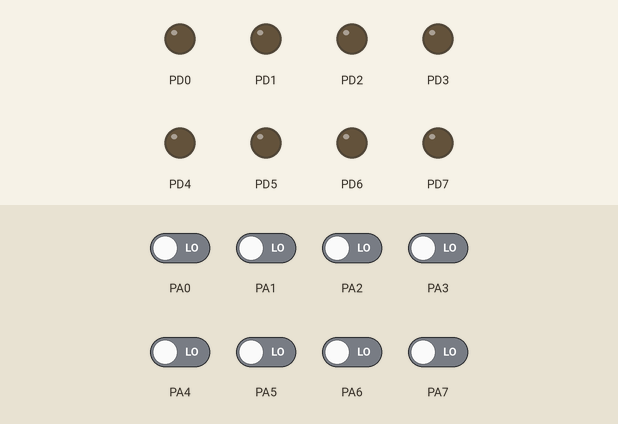
Simulated run of this program. Board: ATmega32, built with avr-gcc and emulated at 8 MHz (the files do not name the chip). Shown: output pins drawn as LEDs (lit = HIGH). The test bench sets the inputs (shaded band); at power-on: PA0–7 LOW.

Above: at 1.2 s.
1.3 s: PA0 driven HIGH
At 2.5 s:
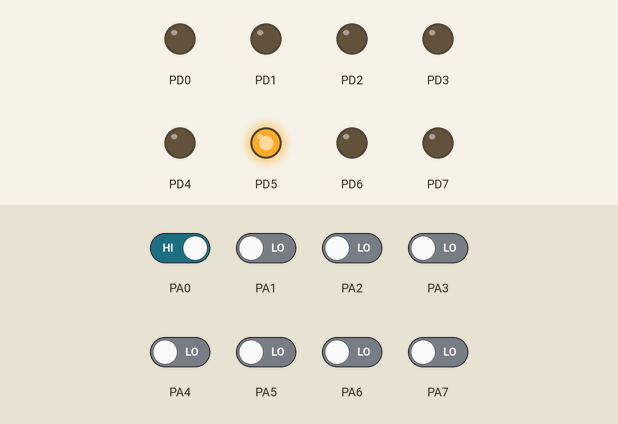
2.8 s: PA0 driven LOW
At 3.9 s:
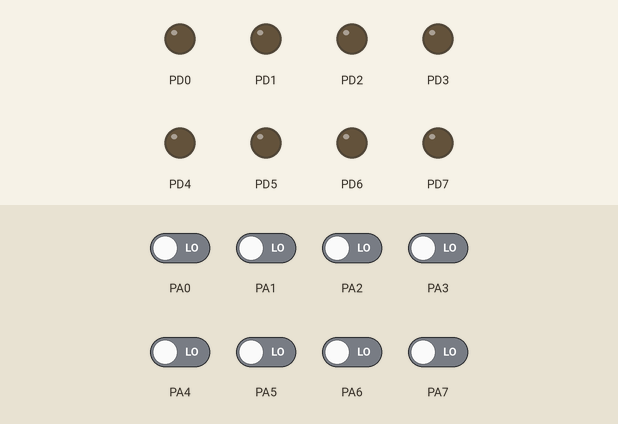
Timing chart, 0 to 5.8 s (numbered marks = the images above; inputs shaded):
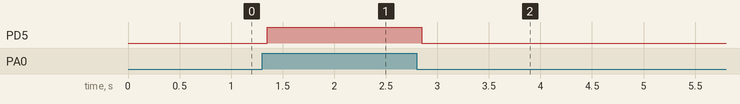

Measured:
- after the input at 1.3 s, PD5: LOW → HIGH after 0.05 s
- after the input at 2.8 s, PD5: HIGH → LOW after 0.05 s

The program:

main.c
```c
/*
 * push_button.c
 *
 * Created: 24-04-2020 14:56:02
 * Author : Pawan
 */

# define F_CPU 8000000UL
#include <avr/io.h>
#include <util/delay.h>

int main(void)
{
    /* Replace with your application code */
	DDRA=0x00;
	DDRD=0xff;
    while (1)
    {
		if(PINA==0x01)
		{
			_delay_ms(50);
			PORTD=1<<5;
		}
		else if(PINA==0x00){
			_delay_ms(50);
			PORTD=0<<5;
		}

    }
}
```
